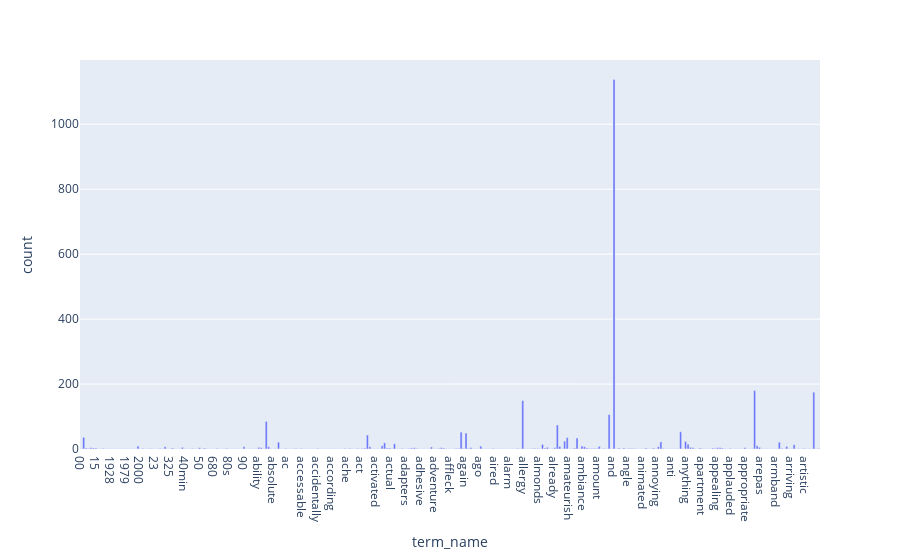

The code cell stored with this chart in its notebook:
### Markdown cell above
### >>> **Exercise 13 (take home):**
If you want a nicer interactive visualization here, I would encourage you try to install and use plotly to achieve this.

### Code cell
# Answer here
import plotly.express as px
d = {'term_name': count_vect.get_feature_names_out()[:300], 'count': term_frequencies[:300]}
dateframe = pd.DataFrame(data=d)

fig = px.bar(dateframe, x='term_name', y='count')
fig.show()

### Figure 1 — Plotly figure (JSON) as saved in the notebook; plotly's stock layout.template omitted (floating-point values rounded to 4 significant figures; data arrays with more than 128 entries replaced by an {"elided": "..."} marker saying what was removed)
{"data": [{"alignmentgroup": "True", "hovertemplate": "term_name=%{x}<br>count=%{y}<extra></extra>", "legendgroup": "", "marker": {"color": "#636efa", "pattern": {"shape": ""}}, "name": "", "offsetgroup": "", "orientation": "v", "showlegend": false, "textposition": "auto", "type": "bar", "x": {"elided": "300 str values"}, "xaxis": "x", "y": {"elided": "300 int values"}, "yaxis": "y"}], "layout": {"barmode": "relative", "legend": {"tracegroupgap": 0}, "margin": {"t": 60}, "xaxis": {"anchor": "y", "domain": [0, 1], "title": {"text": "term_name"}}, "yaxis": {"anchor": "x", "domain": [0, 1], "title": {"text": "count"}}}}
